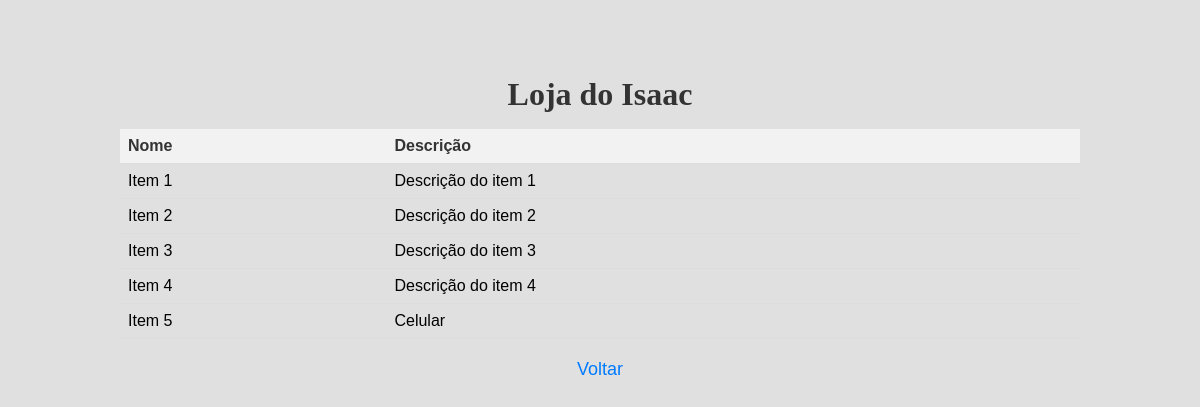
Page /items/ on the earlier database version.
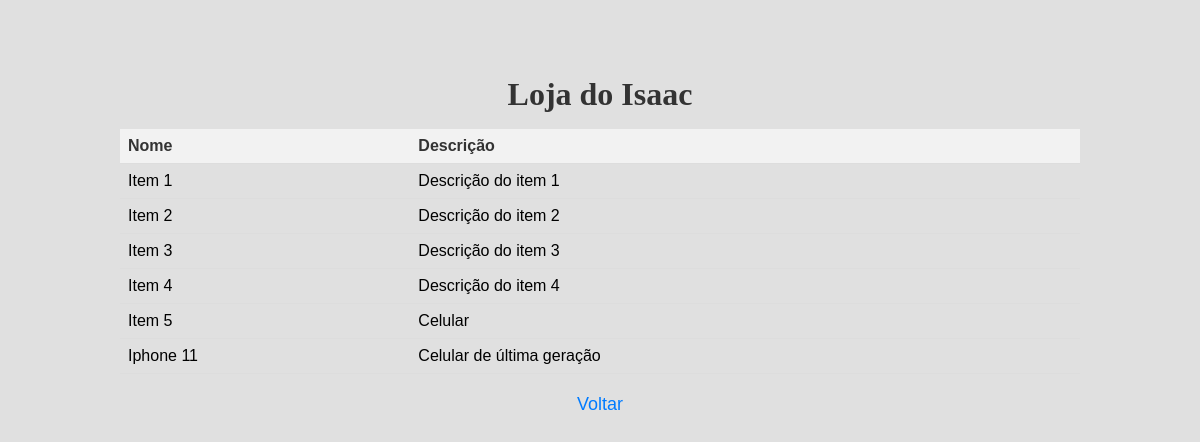
Same page on the later database version.
### myapp/models.py (models this page shows, shortened)
class Item(models.Model):
    nome = models.CharField(max_length=100)
    descricao = models.TextField()

### myapp/views.py (the view)
# urls.py: path('items/', views.items, name='items'), #precisa do / no final
def items(request):
    items = Item.objects.all()
    return render(request, 'myapp/items.html', {'items': items})

### myapp/templates/myapp/items.html (shortened to what this page needs)
{% extends 'myapp/base.html' %}
{% load static %}
{% block stylesheet %}
{{ block.super }}
<link rel="stylesheet" href="{% static 'myapp/css/home.css' %}">
{% endblock %}
{% block content %}
<table>
    <tr>
        <th>Nome</th>
        <th>Descrição</th>
    </tr>
    {% for item in items %}
    <tr>
        <td>{{ item.nome }}</td>
        <td>{{ item.descricao }}</td>
    </tr>
    {% endfor %}
</table>
<a href="{% url 'home' %}">Voltar</a>
{% endblock %}

### myapp/templates/myapp/base.html (shortened to what this page needs)
{% load static %}
<!DOCTYPE html>
<html lang="en">
<head>
    {% block stylesheet %}
    <link rel="stylesheet" href="{% static 'myapp/css/base.css' %}">
    {% endblock %}
</head>
<body>
    <header>
        <h1>Loja do Isaac</h1>
    </header>
    {% block content %}{% endblock %}
</body>
</html>

### myapp/static/myapp/css/base.css (style rules this page uses)
body, html { margin: 0; padding: 0; }
header { padding: 0%; }
a { color: #007bff; text-decoration: none; font-size: 18px; font-family: Arial, sans-serif; transition: color 0.3s; padding-top: 20px; }

### myapp/static/myapp/css/home.css (style rules this page uses)
body, h1, p { margin: 0; padding: 0; align-items: center; }
body { height: 100%; margin-top: 5%; display: flex; flex-direction: column; justify-content: center; align-items: center; background-color: #e0e0e0; }
h1 { font-size: 32px; font-weight: bold; color: #333; margin-bottom: 16px; margin-top: 16px; }
table { width: 80%; margin-left: auto; margin-right: auto; border-collapse: collapse; font-family: Arial, sans-serif; }
th, td { padding: 8px; text-align: left; border-bottom: 1px solid #ddd; }
th { background-color: #f2f2f2; color: #333; }
td:first-child, th:first-child { border-left: none; }
td:last-child, th:last-child { border-right: none; }

Differences in the rows shown:
added Item: nome "Iphone 11", descricao "Celular de última geração"
